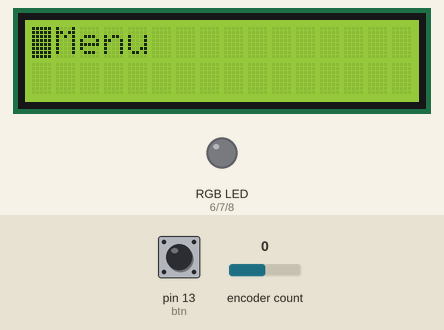
Recording of a sketch running on a simulated Arduino Uno, built with avr-gcc and run on an emulated ATmega328P. On the bench: 16×2 character LCD, an RGB LED mixed from three pins (HIGH = lit). The inputs (shaded band) are chosen by the test bench; at power-on: pin 13 (btn) LOW, encoder count 0.

Above: at 1.2 s.
1.3 s: pin 13 (btn) pulled HIGH for 0.15 s
At 2.5 s:
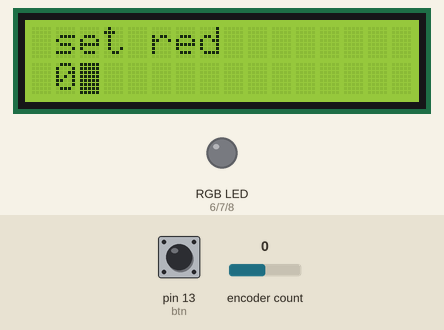
2.9 s: pin 13 (btn) pulled HIGH for 1 s
At 3.6 s:
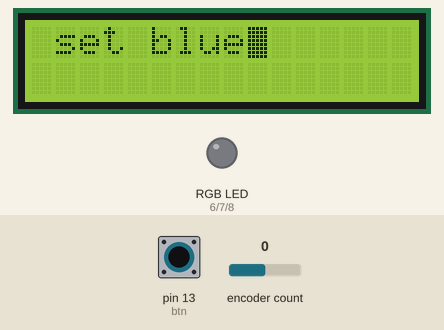
5.4 s: pin 13 (btn) pulsed HIGH 2 times (0.12 s each, 0.3 s apart)
At 6.3 s:
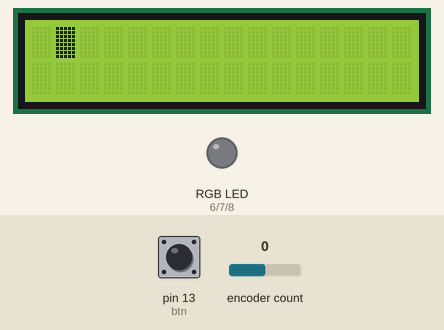
7.5 s: encoder count set to 1
At 8.3 s:
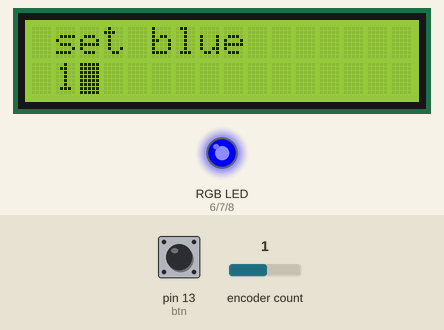
9.0 s: pin 13 (btn) pulled HIGH for 0.15 s
At 9.4 s:
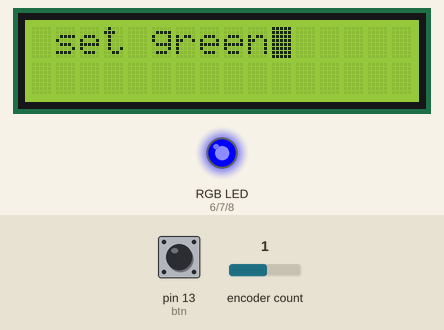
10.6 s: pin 13 (btn) pulsed HIGH 5 times (0.12 s each, 0.3 s apart)
At 11.5 s:
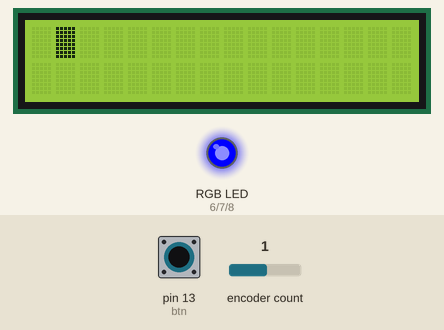
Timing chart, 0 to 13.6 s (numbered marks = the images above; inputs shaded):
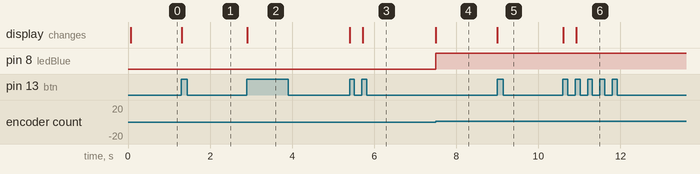

Measured:
- after the input at 1.3 s, the display: changes at once (image 1)
- after the input at 2.9 s, the display: changes at once (image 2)
- after the input at 5.4 s, the display: first changes at once (image 3 shows a later state)
- after the input at 7.5 s, pin 8 (ledBlue): LOW → HIGH at once; the display: changes at once (image 4)
- after the input at 9.0 s, the display: changes at once (image 5)
- after the input at 10.6 s, the display: first changes at once (image 6 shows a later state)

The sketch:

menu_encoder_led.ino
```cpp
/*
   Example Menu
   Example Code to showcase an example menu.
   Includes the LiquidCrystal library by Adafruit & the Encoder library by Paul Stoffregen.
   Created at TH Köln
   v_0.2
   by Maurice Thomé, 07.06.2016
*/


// include the library code:
#include <LiquidCrystal.h>
#include <Encoder.h>

//Dispaly & Encoder:
LiquidCrystal lcd(12, 11, 5, 4, 3, 2);
Encoder enc(10, 9);

//LEDs, use your PWM Ouputs!
int ledRed = 6;
int ledGreen = 7;
int ledBlue = 8;

//RGB Werte:
int redValue = -1;
int blueValue = -1;
int greenValue = -1;

//Button Digitalpin
int btn = 13;


//Hier wird die Menüvariable initalisiert. Für den Beispiel Code ist sie auf 0 gesetzt. Kann aber auch einen Anderen Wert einnehmen.
int menuState = 0;
int tmpMenuState = 1000;

//Button debounce Variablen
boolean btnstate = false;
const int debouncePeriod = 30;
long lastKeyPressTime = 0;
long oldPosition = 100;


void setup() {
  lcd.begin(16, 2);
  pinMode(btn, INPUT);
  pinMode(ledRed, OUTPUT);
  pinMode(ledGreen, OUTPUT);
  pinMode(ledBlue, OUTPUT);
}

void loop() {
  long timeNow = millis();

  //Anfangs Menü (menuState = 0) Hier wird das erste mal auf das Menü zugegriffen.
  if (menuState == 0 && tmpMenuState != menuState) {

    //Setzt eine temporäre Variable, damit das Menü nicht ständig neu läd und somit das Display nicht flackert.
    tmpMenuState = menuState;

    //1. Menü Punkt wird geschrieben
    lcd.clear();
    lcd.setCursor(1, 0);
    lcd.write("Menu");
    lcd.setCursor(0, 0);
    lcd.blink();
  }

  //Button abfrage.
  if (digitalRead(btn) == HIGH && btnstate == false) {
    //debounce:
    btnstate = true;
    lastKeyPressTime = timeNow;

    //Löscht jedes mal den Inhalt des Displays
    lcd.clear();
    lcd.setCursor(1, 0);

    //Button wurde das 1. mal gedrückt und jetzt wird der Menüstatus auf 2 geändert.
    if (menuState == 0) {
      lcd.write("set red");
      menuState = 2;
    }

    //Button wurde gedrückt. Menüstatus ändert sich auf 4, gibt aber vorher auf dem LCD noch "set Blue" aus
    else if (menuState == 3) {
      lcd.setCursor(1, 0);
      lcd.write("set blue");
      lcd.setCursor(0, 0);
      lcd.blink();
      menuState = 4;
    }

    //Button wurde gedrückt. Menüstatus ändert sich auf 6, gibt aber vorher auf dem LCD noch "set Green" aus
    else if (menuState == 5) {
      lcd.setCursor(1, 0);
      lcd.write("set green");
      lcd.setCursor(0, 0);
      lcd.blink();
      menuState = 6;
    }

    //redValue != -1 damit diese if-Abfrage übersprungen wird beim 1. Durchlauf, da rot, grün oder blau nur einen Wert von 0...255 annehmen können.
    if (menuState == 2 && redValue != -1) {
      lcd.write("set blue");
      menuState = 3;
    }
    else if (menuState == 4 && blueValue != -1) {
      lcd.write("set green");
      menuState = 5;
    }
    //Letzter Menüstatus setzt das Menü wieder auf Status 0. Setzt gleichzeitig die RBG Werte wieder auf -1.
    else if (menuState == 6 && greenValue != -1) {
      redValue = -1;
      blueValue = -1;
      greenValue = -1;
      menuState = 0;
      lcd.clear();
      lcd.setCursor(1, 0);
      lcd.write("Menu");
      lcd.setCursor(0, 0);
      lcd.blink();
    }
  }

  //gibt den button wieder frei nachdem die debounce Periode abgelaufe  ist
  else if (digitalRead(btn) == LOW && timeNow > lastKeyPressTime + debouncePeriod) {
    btnstate = false;
  }

  //Hier wird der RGB-Led Ihre Werte zugewiesen wenn der Menüstatus 2,4 oder 6 ist. Das sind die Statuse in denen die Werte verändert werden können.
  if (menuState == 2 || menuState == 4 || menuState == 6) {

    //Die Encoderposition wird ausgelesen. Passiert in der Bibliothek
    long newPosition = enc.read();

    //Wenn sich der Encoderwert ändert ( if (newPosition != oldPosition)) gibt er diesen Wert mit lcd.print aus
    if (newPosition != oldPosition) {
      //Übergibt den neuen Wert dem alten Wert
      oldPosition = newPosition;

      //Wenn der Wert des Encoders kleiner als 0 gedreht wird, wird der Wert auf 0 limitiert
      if (newPosition / 4 < 0) {
        newPosition = 0;
        enc.write(newPosition);
      }
      //Wenn der Wert des Encoders größer als 255 gedreht wird, wird der Wert auf 255 limitiert
      if (newPosition / 4 >= 255) {
        newPosition = 255;
        enc.write(newPosition);
      }

      //Je nach Menüstatus (menuState) wird hier rot, grün oder der blue Wert zugewiesen und über digital Write an die Led übergeben.
      if (menuState == 2) {
        lcd.clear();
        lcd.setCursor(1, 0);
        lcd.write("set red");
        lcd.setCursor(1, 1);

        //Displayausgabe der aktuellen Encoder Position. Die Library zählt alle 4 Positionen des Encoders hoch. Eine Rasterdrehung entspricht 4 Postionen
        lcd.print(newPosition / 4);
        //Schreibt über digitalWrite die Werte auf die LEDs
        redValue = newPosition / 4;
        digitalWrite(ledRed, redValue);
      }
      //Menüstatus um den Wert der blauen LED zu ändern
      else if (menuState == 4) {
        lcd.clear();
        lcd.setCursor(1, 0);
        lcd.write("set blue");
        lcd.setCursor(1, 1);
        lcd.print(newPosition / 4);
        blueValue = newPosition / 4;
        digitalWrite(ledBlue, blueValue);
      }
      //Menüstatus um den Wert der grünen LED zu ändern
      else if (menuState == 6) {
        lcd.clear();
        lcd.setCursor(1, 0);
        lcd.write("set green");
        lcd.setCursor(1, 1);
        lcd.print(newPosition / 4);
        greenValue = newPosition / 4;
        digitalWrite(ledGreen, greenValue);
      }
    }
  }

}
```
